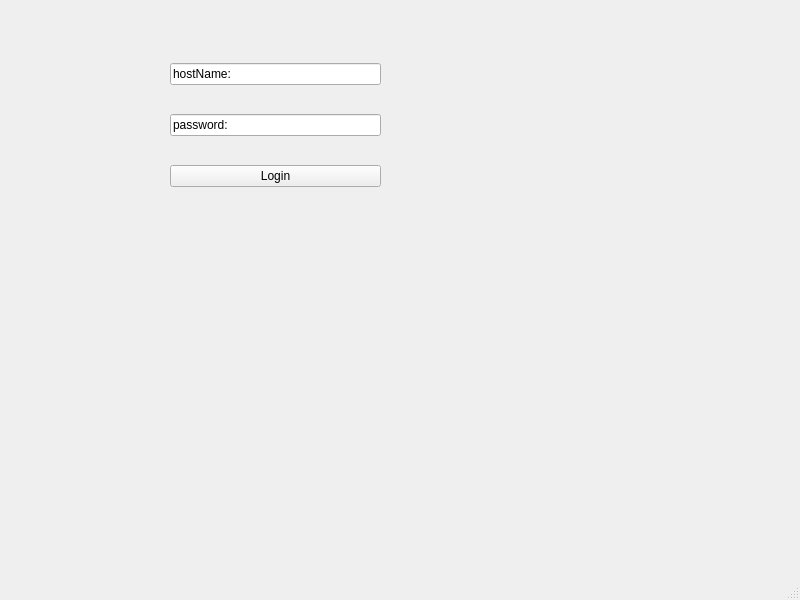
<?xml version="1.0" encoding="UTF-8"?>
<ui version="4.0">
 <class>MainWindow</class>
 <widget class="QMainWindow" name="MainWindow">
  <property name="geometry">
   <rect>
    <x>0</x>
    <y>0</y>
    <width>800</width>
    <height>600</height>
   </rect>
  </property>
  <property name="windowTitle">
   <string>MainWindow</string>
  </property>
  <widget class="QWidget" name="centralwidget">
   <widget class="QWidget" name="gridLayoutWidget">
    <property name="geometry">
     <rect>
      <x>170</x>
      <y>40</y>
      <width>211</width>
      <height>171</height>
     </rect>
    </property>
    <layout class="QGridLayout" name="gridLayout">
     <item row="2" column="0">
      <widget class="QPushButton" name="pushButton">
       <property name="text">
        <string>Login</string>
       </property>
      </widget>
     </item>
     <item row="1" column="0">
      <widget class="QLineEdit" name="lineEdit">
       <property name="text">
        <string>password:</string>
       </property>
      </widget>
     </item>
     <item row="0" column="0">
      <widget class="QLineEdit" name="lineEdit_2">
       <property name="text">
        <string>hostName:</string>
       </property>
      </widget>
     </item>
    </layout>
   </widget>
  </widget>
  <widget class="QMenuBar" name="menubar">
   <property name="geometry">
    <rect>
     <x>0</x>
     <y>0</y>
     <width>800</width>
     <height>17</height>
    </rect>
   </property>
  </widget>
  <widget class="QStatusBar" name="statusbar"/>
 </widget>
 <resources/>
 <connections/>
</ui>
